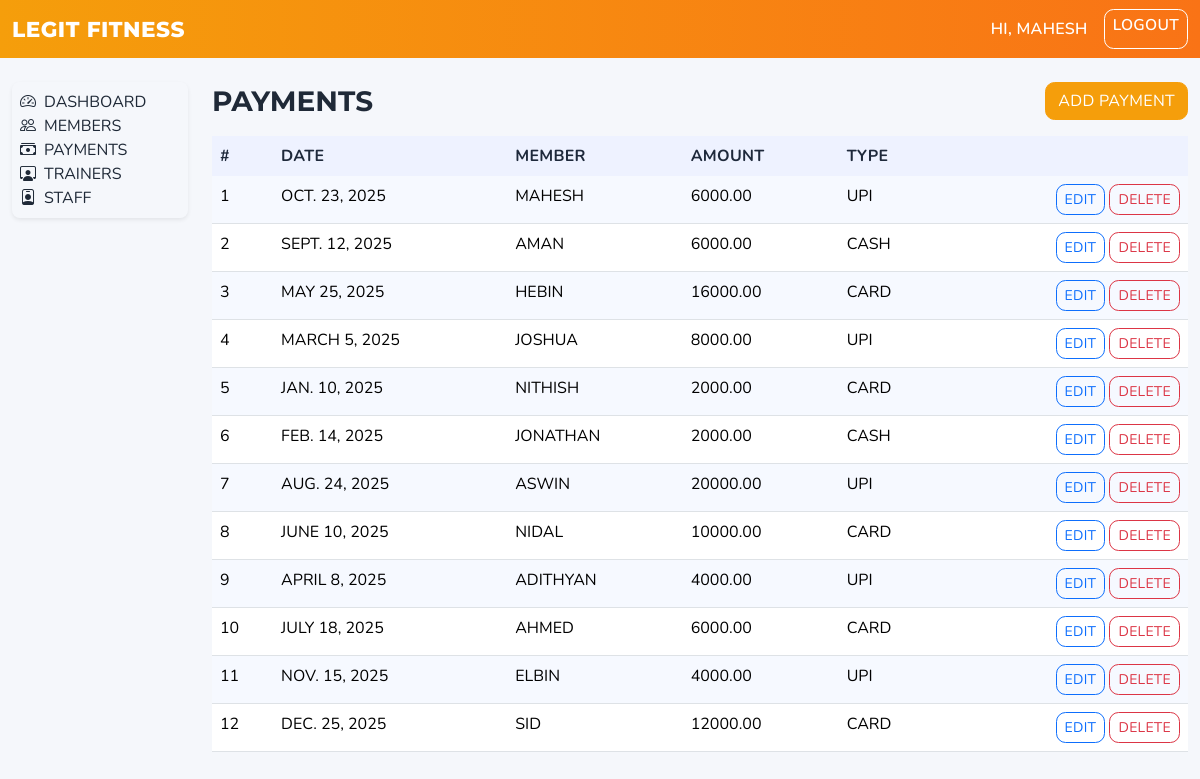
Screenshot of /fees/ (signed in) with the database file from the repository.
### fees/models.py (models this page shows, shortened)
class Payment(models.Model):
    class TransactionType(models.TextChoices):
        CASH = "cash", "Cash"
        UPI = "upi", "UPI"
        CARD = "card", "Card"
        OTHER = "other", "Other"
    class MembershipType(models.TextChoices):
        ONE = "1", "1 month"
        TWO = "2", "2 months"
        THREE = "3", "3 months"
        FOUR = "4", "4 months"
        FIVE = "5", "5 months"
        SIX = "6", "6 months"
        EIGHT = "8", "8 months"
        TEN = "10", "10 months"
        TWELVE = "12", "12 months"
    member = models.ForeignKey("customers.Member", on_delete=models.CASCADE, related_name="payments")
    amount = models.DecimalField(max_digits=10, decimal_places=2)
    transaction_type = models.CharField(max_length=10, choices=TransactionType.choices)
    paid_on = models.DateField(default=date.today)
    membership_type = models.CharField(max_length=2, choices=MembershipType.choices, default=MembershipType.THREE)
    class Meta:
        ordering = ["-paid_on", "-id"]

### customers/models.py (models this page shows, shortened)
class Member(models.Model):
    member_id = models.CharField(max_length=20, null=True, blank=True)
    name = models.CharField(max_length=150)
    contact = models.CharField(max_length=20, blank=True)
    address = models.TextField(blank=True)
    date_of_joining = models.DateField(null=True, blank=True)
    membership_due_date = models.DateField(null=True, blank=True)
    position = models.PositiveIntegerField(default=0, db_index=True)
    class Meta:
        ordering = ["position", "name"]
        constraints = [
            models.UniqueConstraint(
                fields=["member_id"],
                name="unique_member_id_when_set",
                condition=Q(member_id__isnull=False) & ~Q(member_id=""),
            )
        ]
    def __str__(self) -> str:
        return f"{self.member_id} - {self.name}" if self.member_id else self.name

### fees/views.py (the view, shortened to what this page needs)
# urls.py: path("", PaymentListView.as_view(), name="list"),
class PaymentListView(LoginRequiredMixin, ListView):
    model = Payment
    context_object_name = "payments"
    template_name = "fees/list.html"
    def get_queryset(self):
        qs = super().get_queryset()
        paid_on = self.request.GET.get("paid_on")
        paid_month = self.request.GET.get("paid_month")
        if paid_on:
            try:
                d = date.fromisoformat(paid_on)
                qs = qs.filter(paid_on=d)
            except ValueError:
                pass
        return qs.order_by("id")
    def get_context_data(self, **kwargs):
        context = super().get_context_data(**kwargs)
        context["form"] = PaymentForm()
        return context

### templates/fees/list.html (shortened to what this page needs)
{% extends 'base.html' %}
{% block body_class %}theme-fees{% endblock %}
{% block content %}
  <div class="d-flex justify-content-between align-items-center mb-3">
    <h3 class="mb-0 text-uppercase">Payments</h3>
    <button class="btn btn-primary" data-bs-toggle="modal" data-bs-target="#paymentModal">Add Payment</button>
  </div>
  <div class="table-responsive">
    <table class="table table-striped text-uppercase">
      <thead>
        <tr>
          <th>#</th>
          <th>Date</th>
          <th>Member</th>
          <th>Amount</th>
          <th>Type</th>
          <th></th>
        </tr>
      </thead>
      <tbody>
        {% for p in payments %}
        <tr>
          <td>{{ forloop.counter }}</td>
          <td>{{ p.paid_on }}</td>
          <td>{{ p.member.name }}</td>
          <td>{{ p.amount }}</td>
          <td>{{ p.get_transaction_type_display }}</td>
          <td class="text-end">
            <a class="btn btn-sm btn-outline-primary" href="{% url 'fees:edit' p.pk %}">Edit</a>
            <a class="btn btn-sm btn-outline-danger" href="{% url 'fees:delete' p.pk %}">Delete</a>
          </td>
        </tr>
        {% empty %}
        <tr>
          <td colspan="6" class="text-center">No payments yet.</td>
        </tr>
        {% endfor %}
      </tbody>
    </table>
  </div>
{% endblock %}

### templates/base.html (shortened to what this page needs)
<!DOCTYPE html>
<html lang="en">
<head>
  {% load static %}
  <link rel="stylesheet" href="https://cdn.jsdelivr.net/npm/bootstrap@5.3.2/dist/css/bootstrap.min.css">
  <link rel="stylesheet" href="https://cdn.jsdelivr.net/npm/bootstrap-icons@1.11.3/font/bootstrap-icons.css">
  <link rel="stylesheet" href="{% static 'css/theme.css' %}">
</head>
<body class="{% block body_class %}{% endblock %}">
<nav class="navbar navbar-expand-lg navbar-dark bg-dark mb-4 text-uppercase" aria-label="Main navigation">
  <div class="container-fluid">
    <a class="navbar-brand" href="/">Legit Fitness</a>
    <div class="d-flex">
      {% if user.is_authenticated %}
        <span class="navbar-text me-3" aria-label="Signed in user">Hi, {{ user.get_username }}</span>
        <a class="btn btn-outline-light btn-sm" href="{% url 'logout' %}" aria-label="Logout">Logout</a>
      {% else %}
        <a class="btn btn-outline-light btn-sm" href="{% url 'login' %}" aria-label="Login">Login</a>
      {% endif %}
    </div>
  </div>
</nav>
<div class="container-fluid">
  <div class="row">
    {% if user.is_authenticated %}
    <aside class="col-12 col-md-3 col-lg-2 mb-3">
      <div class="lf-sidebar rounded-3 shadow-sm p-2 text-uppercase" role="navigation" aria-label="Sidebar navigation">
        <a class="list-group-item list-group-item-action d-flex align-items-center gap-2" href="{% url 'home' %}" aria-label="Dashboard"><i class="bi bi-speedometer2" aria-hidden="true"></i><span>Dashboard</span></a>
        <a class="list-group-item list-group-item-action d-flex align-items-center gap-2" href="{% url 'members:list' %}" aria-label="Members"><i class="bi bi-people" aria-hidden="true"></i><span>Members</span></a>
        <a class="list-group-item list-group-item-action d-flex align-items-center gap-2" href="{% url 'fees:list' %}" aria-label="Payments"><i class="bi bi-cash-stack" aria-hidden="true"></i><span>Payments</span></a>
        <a class="list-group-item list-group-item-action d-flex align-items-center gap-2" href="{% url 'trainers:list' %}" aria-label="Trainers"><i class="bi bi-person-workspace" aria-hidden="true"></i><span>Trainers</span></a>
        <a class="list-group-item list-group-item-action d-flex align-items-center gap-2" href="{% url 'staff:list' %}" aria-label="Staff"><i class="bi bi-person-badge" aria-hidden="true"></i><span>Staff</span></a>
      </div>
    </aside>
    <main class="col-12 col-md-9 col-lg-10">
    {% else %}
    <main class="col-12">
    {% endif %}
      {% block content %}{% endblock %}
    </main>
  </div>
</div>
</body>
</html>

### static/css/theme.css (style rules this page uses)
:root { --lf-primary:#0d6efd; --lf-primary-2:#5aa6ff; --lf-success:#20c997; --lf-purple:#6f42c1; --lf-bg:#f5f7fb; --lf-card:#ffffff; --lf-text:#1f2937; }
body.theme-fees { --lf-primary:#f59e0b; --lf-purple:#f97316; }
html,body { background:var(--lf-bg); font-family: 'Nunito', system-ui, -apple-system, Segoe UI, Roboto, 'Helvetica Neue', Arial, 'Noto Sans', 'Liberation Sans', sans-serif; color: var(--lf-text); text-transform:uppercase }
h1,h2,h3,h4,h5,h6 { font-weight:700; font-family: 'Montserrat', 'Nunito', sans-serif; text-transform:uppercase }
.navbar { background: linear-gradient(90deg, var(--lf-primary) 0%, var(--lf-purple) 100%) !important; }
.navbar .navbar-brand,.navbar .navbar-text { color:#fff !important }
.navbar .btn { border-color:#fff;color:#fff }
.navbar .navbar-brand { font-family:'Montserrat','Nunito',sans-serif;font-weight:800;font-size:1.35rem;letter-spacing:.5px;text-transform:uppercase }
.navbar .navbar-text { font-size:1rem;font-weight:600;text-transform:uppercase;letter-spacing:.3px }
.navbar .btn { font-size:.975rem;font-weight:600;text-transform:uppercase;letter-spacing:.3px }
.btn-primary { background:var(--lf-primary);border-color:var(--lf-primary) }
.btn, .form-control, .form-select { border-radius: .6rem; }
.btn { text-transform:uppercase; letter-spacing:.3px }
.table thead th { background:#eef2ff;border-bottom:0;color:#1e293b;text-transform:uppercase;letter-spacing:.3px }
.table { --bs-table-striped-bg:#f6f9ff }

### rows the page displays
Payment: paid_on "OCT. 23, 2025", member.name "MAHESH", amount "6000.00", transaction_type "UPI"
Payment: paid_on "SEPT. 12, 2025", member.name "AMAN", amount "6000.00", transaction_type "CASH"
Payment: paid_on "MAY 25, 2025", member.name "HEBIN", amount "16000.00", transaction_type "CARD"
Payment: paid_on "MARCH 5, 2025", member.name "JOSHUA", amount "8000.00", transaction_type "UPI"
Payment: paid_on "JAN. 10, 2025", member.name "NITHISH", amount "2000.00", transaction_type "CARD"
Payment: paid_on "FEB. 14, 2025", member.name "JONATHAN", amount "2000.00", transaction_type "CASH"
Payment: paid_on "AUG. 24, 2025", member.name "ASWIN", amount "20000.00", transaction_type "UPI"
Payment: paid_on "JUNE 10, 2025", member.name "NIDAL", amount "10000.00", transaction_type "CARD"
Payment: paid_on "APRIL 8, 2025", member.name "ADITHYAN", amount "4000.00", transaction_type "UPI"
Payment: paid_on "JULY 18, 2025", member.name "AHMED", amount "6000.00", transaction_type "CARD"
Payment: paid_on "NOV. 15, 2025", member.name "ELBIN", amount "4000.00", transaction_type "UPI"
Payment: paid_on "DEC. 25, 2025", member.name "SID", amount "12000.00", transaction_type "CARD"

### other values shown
{{ user.get_username }} "MAHESH"
